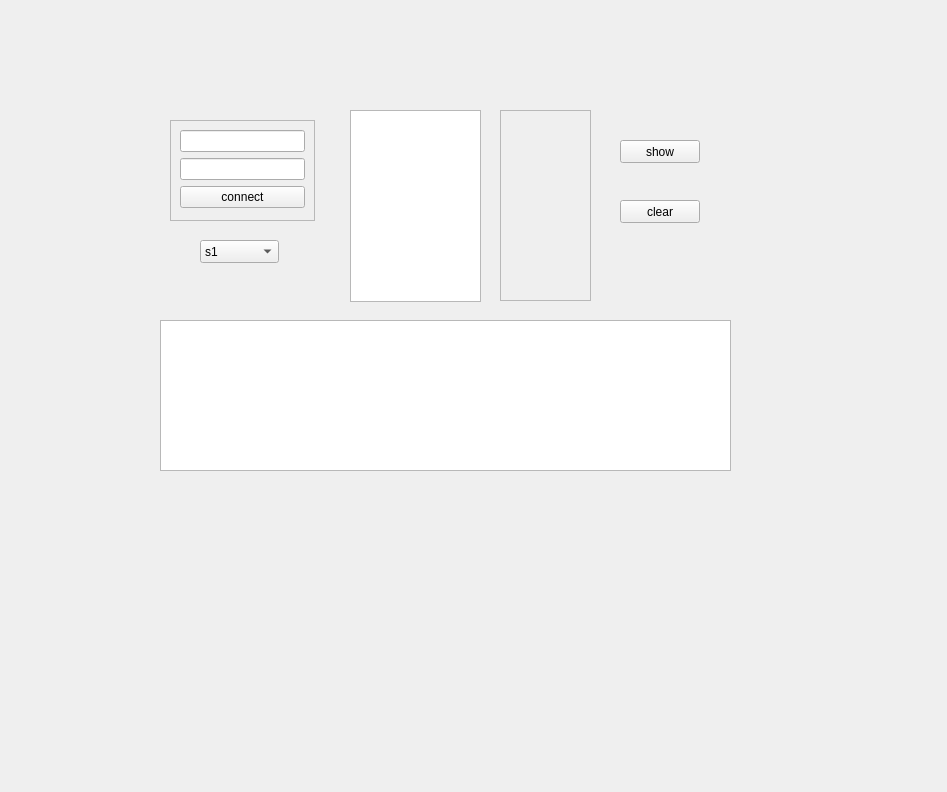
<?xml version="1.0" encoding="UTF-8"?>
<ui version="4.0">
 <class>MainWindow</class>
 <widget class="QMainWindow" name="MainWindow">
  <property name="geometry">
   <rect>
    <x>0</x>
    <y>0</y>
    <width>947</width>
    <height>792</height>
   </rect>
  </property>
  <property name="windowTitle">
   <string>MainWindow</string>
  </property>
  <widget class="QWidget" name="centralwidget">
   <widget class="QFrame" name="frame_server">
    <property name="geometry">
     <rect>
      <x>170</x>
      <y>120</y>
      <width>145</width>
      <height>101</height>
     </rect>
    </property>
    <property name="frameShape">
     <enum>QFrame::StyledPanel</enum>
    </property>
    <property name="frameShadow">
     <enum>QFrame::Raised</enum>
    </property>
    <layout class="QVBoxLayout" name="verticalLayout">
     <item>
      <widget class="QLineEdit" name="lineEdit_ip"/>
     </item>
     <item>
      <widget class="QLineEdit" name="lineEdit_port"/>
     </item>
     <item>
      <widget class="QPushButton" name="pushButton_connect">
       <property name="text">
        <string>connect</string>
       </property>
      </widget>
     </item>
    </layout>
   </widget>
   <widget class="QComboBox" name="comboBox">
    <property name="geometry">
     <rect>
      <x>200</x>
      <y>240</y>
      <width>79</width>
      <height>23</height>
     </rect>
    </property>
    <item>
     <property name="text">
      <string>s1</string>
     </property>
    </item>
    <item>
     <property name="text">
      <string>s2</string>
     </property>
    </item>
    <item>
     <property name="text">
      <string>s3</string>
     </property>
    </item>
   </widget>
   <widget class="QPushButton" name="pushButton">
    <property name="geometry">
     <rect>
      <x>620</x>
      <y>140</y>
      <width>80</width>
      <height>23</height>
     </rect>
    </property>
    <property name="text">
     <string>show</string>
    </property>
   </widget>
   <widget class="QGraphicsView" name="graphicsView">
    <property name="geometry">
     <rect>
      <x>350</x>
      <y>110</y>
      <width>131</width>
      <height>192</height>
     </rect>
    </property>
   </widget>
   <widget class="QFrame" name="frame">
    <property name="geometry">
     <rect>
      <x>500</x>
      <y>110</y>
      <width>91</width>
      <height>191</height>
     </rect>
    </property>
    <property name="frameShape">
     <enum>QFrame::StyledPanel</enum>
    </property>
    <property name="frameShadow">
     <enum>QFrame::Raised</enum>
    </property>
    <layout class="QVBoxLayout" name="verticalLayout_2">
     <item>
      <widget class="QLabel" name="label_id1">
       <property name="styleSheet">
        <string notr="true"/>
       </property>
       <property name="text">
        <string/>
       </property>
       <property name="textFormat">
        <enum>Qt::RichText</enum>
       </property>
       <property name="scaledContents">
        <bool>false</bool>
       </property>
       <property name="wordWrap">
        <bool>false</bool>
       </property>
       <property name="textInteractionFlags">
        <set>Qt::TextEditable</set>
       </property>
      </widget>
     </item>
     <item>
      <widget class="QLabel" name="label_show_id1">
       <property name="styleSheet">
        <string notr="true">color: rgb(255, 0, 0);</string>
       </property>
       <property name="text">
        <string/>
       </property>
      </widget>
     </item>
     <item>
      <widget class="QLabel" name="label_p1">
       <property name="text">
        <string/>
       </property>
      </widget>
     </item>
     <item>
      <widget class="QLabel" name="label_show_p1">
       <property name="text">
        <string/>
       </property>
      </widget>
     </item>
    </layout>
   </widget>
   <widget class="QTextBrowser" name="textBrowser">
    <property name="geometry">
     <rect>
      <x>160</x>
      <y>320</y>
      <width>571</width>
      <height>151</height>
     </rect>
    </property>
   </widget>
   <widget class="QPushButton" name="pushButton_2">
    <property name="geometry">
     <rect>
      <x>620</x>
      <y>200</y>
      <width>80</width>
      <height>23</height>
     </rect>
    </property>
    <property name="text">
     <string>clear</string>
    </property>
   </widget>
  </widget>
  <widget class="QMenuBar" name="menubar">
   <property name="geometry">
    <rect>
     <x>0</x>
     <y>0</y>
     <width>947</width>
     <height>20</height>
    </rect>
   </property>
  </widget>
 </widget>
 <resources/>
 <connections>
  <connection>
   <sender>pushButton_connect</sender>
   <signal>clicked()</signal>
   <receiver>MainWindow</receiver>
   <slot>connectServer()</slot>
   <hints>
    <hint type="sourcelabel">
     <x>255</x>
     <y>225</y>
    </hint>
    <hint type="destinationlabel">
     <x>323</x>
     <y>247</y>
    </hint>
   </hints>
  </connection>
  <connection>
   <sender>pushButton</sender>
   <signal>clicked()</signal>
   <receiver>MainWindow</receiver>
   <slot>slot_showImage()</slot>
   <hints>
    <hint type="sourcelabel">
     <x>664</x>
     <y>170</y>
    </hint>
    <hint type="destinationlabel">
     <x>723</x>
     <y>203</y>
    </hint>
   </hints>
  </connection>
  <connection>
   <sender>pushButton_2</sender>
   <signal>clicked()</signal>
   <receiver>MainWindow</receiver>
   <slot>slot_clearShow()</slot>
   <hints>
    <hint type="sourcelabel">
     <x>690</x>
     <y>234</y>
    </hint>
    <hint type="destinationlabel">
     <x>721</x>
     <y>273</y>
    </hint>
   </hints>
  </connection>
 </connections>
 <slots>
  <signal>signal_connectServer()</signal>
  <signal>signal_showImage()</signal>
  <signal>signalclearShow()</signal>
  <slot>connectServer()</slot>
  <slot>slot_showImage()</slot>
  <slot>slot_clearShow()</slot>
 </slots>
</ui>
